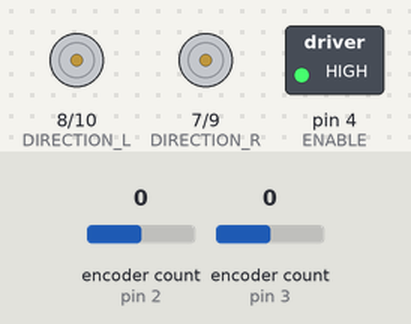
This sketch was run on a simulated Arduino Uno, built with avr-gcc and run on an emulated ATmega328P. Parts: direction and speed pins drawn as motors (green arrow = direction pin HIGH = forward, orange = LOW = backward, longer = more drive), switched loads named in the sketch (green lamp = pin HIGH). The test bench sets the inputs (shaded band); at power-on: encoder count (sensors on pin 2, pin 3) 0. What the sketch prints to the serial monitor is not drawn.

Above: at 0.1 s.
At 1.1 s:
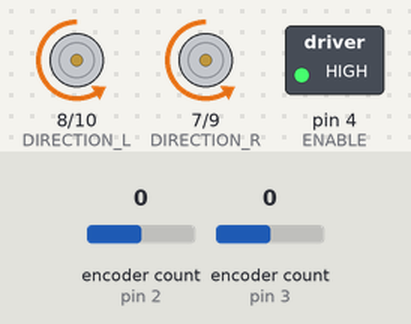
Timing chart, 0 to 2.6 s (numbered marks = the images above):
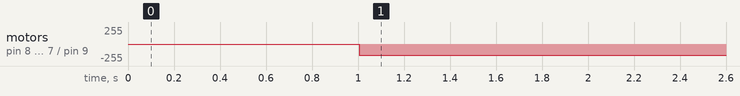

Measured:
- by itself, motor on pin 8 (DIRECTION_L) / pin 10 (SPEED_L), motor on pin 7 (DIRECTION_R) / pin 9 (SPEED_R): stopped → backward 170/255 at 1.0 s

The sketch:

IdentifySpeedLR2.ino
```cpp
/* IdentifySpeedLR.ino
 *
 * Purpose : This code is used to determine the transfer function for voltage to
 * robot speed for each wheel.
 *
 */

 // libraries
#include <Encoder.h>

// constants
#define SAMPLE_TIME     10    // sampling time in milliseconds
#define STEP_VOLTAGE    5     // step voltage into the motor
#define MAX_VOLTAGE     7.5   // maximum voltage of the input into the motor
#define WHEEL_RADIUS    0.075   // radius of wheel in meters
#define RAD_IN_DEG      0.01745329  // used for converting degrees to radians.
#define START_DELAY     1000  // start delay in millisconds

// pins
#define CHANNEL_RA      2     // encoder input pin for right motor channel A
#define CHANNEL_LA      3     // encoder input pin for left motor channel A
#define CHANNEL_RB      5     // encoder input pin for right motor channel B
#define CHANNEL_LB      6     // encoder input pin for left motor channel B
#define ENABLE          4     // enables right motor

#define DIRECTION_R     7     // right motor direction
#define DIRECTION_L     8     // left motor direction
#define SPEED_R         9    // PWM pin for right motor speed
#define SPEED_L         10    // PWM pin for left motor speed

// sets encoder functions
Encoder rightEnc(CHANNEL_RA, CHANNEL_RB);
Encoder leftEnc(CHANNEL_LA, CHANNEL_LB);

void setup() {

  // serial communication initialization
  Serial.begin(115200);

  // assigns pins as either inputs or outputs
  pinMode(CHANNEL_RA, INPUT);
  pinMode(CHANNEL_LA, INPUT);
  pinMode(CHANNEL_RB, INPUT);
  pinMode(CHANNEL_LB, INPUT);
  pinMode(ENABLE, OUTPUT);
  pinMode(DIRECTION_R, OUTPUT);
  pinMode(DIRECTION_L, OUTPUT);
  pinMode(SPEED_R, OUTPUT);
  pinMode(SPEED_L, OUTPUT);

  // enables motors
  digitalWrite(ENABLE, HIGH);

  // writes direction to motor
  digitalWrite(DIRECTION_R, LOW);
  digitalWrite(DIRECTION_L, LOW);

} // end of setup

void loop() {

    // static variables
    static unsigned long currentTime = 0;
    static double newDeg_R = 0;
    static double newDeg_L = 0;
    static double oldDeg_R = 0;
    static double oldDeg_L = 0;
    static double angVel_R = 0;
    static double angVel_L = 0;
    static double velocity_R = 0; // velocity in meters per second
    static double velocity_L = 0; // velocity in meters per second

    // measures time for delay
    currentTime = millis();

    // starts motor after appropriate time delay
    if (millis() >= START_DELAY) {
      analogWrite(SPEED_R, ((STEP_VOLTAGE * 255) / MAX_VOLTAGE));
      analogWrite(SPEED_L, ((STEP_VOLTAGE * 255) / MAX_VOLTAGE));
    }

    // takes sample of angular velocity
    newDeg_R = ((double)rightEnc.read() * 360) / 3200;
    newDeg_L = ((double)leftEnc.read() * 360) / 3200;

    // calculates angular velocity and straightforward velocity
    angVel_R = (1000 * (newDeg_R - oldDeg_R)) / SAMPLE_TIME;
    angVel_L = (1000 * (newDeg_L - oldDeg_L)) / SAMPLE_TIME;
    velocity_R = WHEEL_RADIUS * angVel_R * RAD_IN_DEG;
    velocity_L = -WHEEL_RADIUS * angVel_L * RAD_IN_DEG;

    // displays samples
    Serial.print((double)currentTime / 1000); // sample time in seconds
    Serial.print("\t");
    Serial.print(velocity_L);
    Serial.print("\t");
    Serial.print(velocity_R);
    Serial.print("\n\r");

    // reassigns old degree variables
    oldDeg_R = newDeg_R;
    oldDeg_L = newDeg_L;

    // ensures function isn't taking too long
    if (millis() > (currentTime + SAMPLE_TIME)) Serial.println("ERROR: Under Sampling!");

    // creates delay of SAMPLE_TIME ms
    while(millis() < (currentTime + SAMPLE_TIME));

} // end of loop
```
